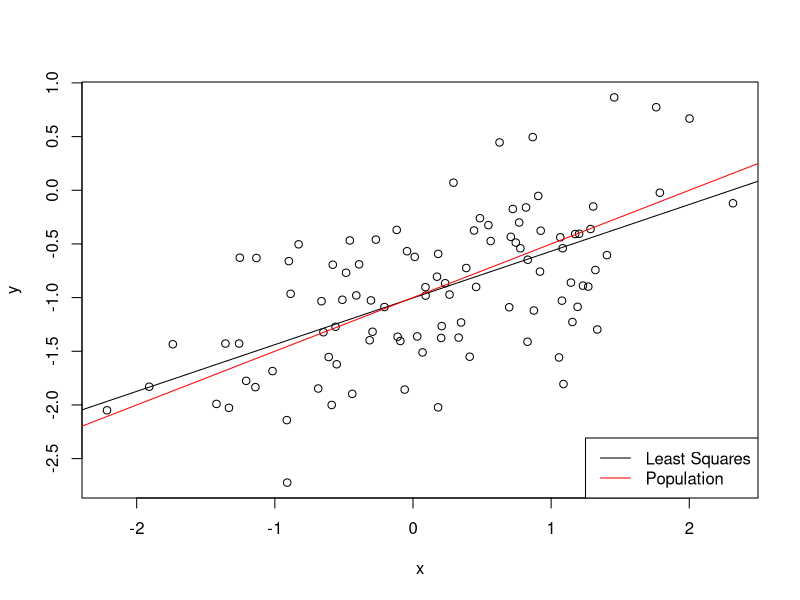
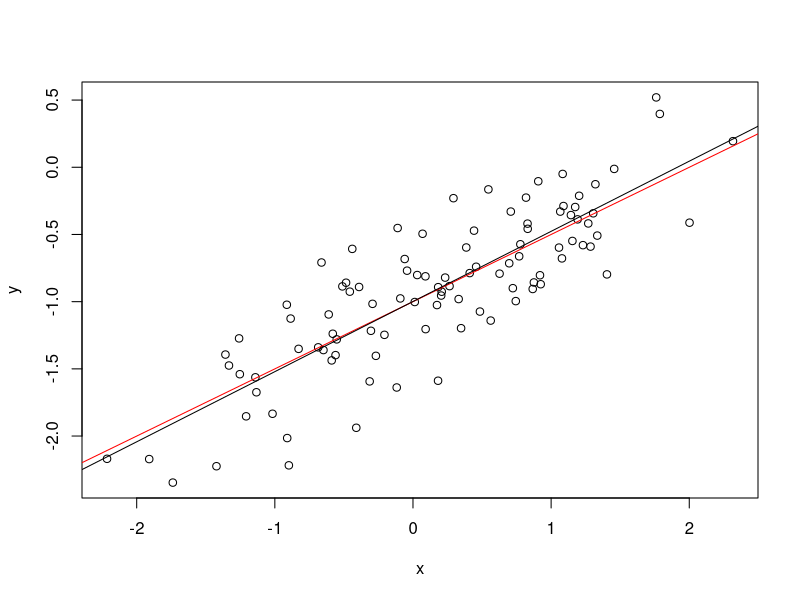
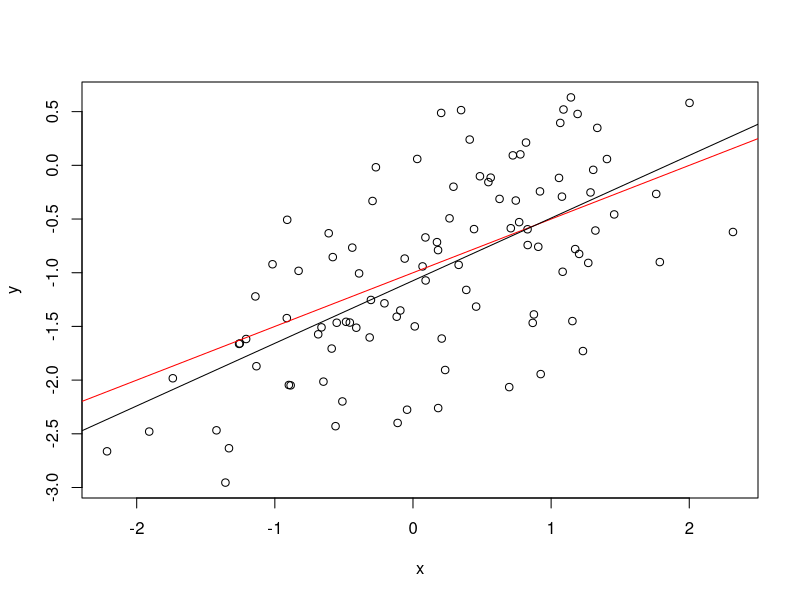
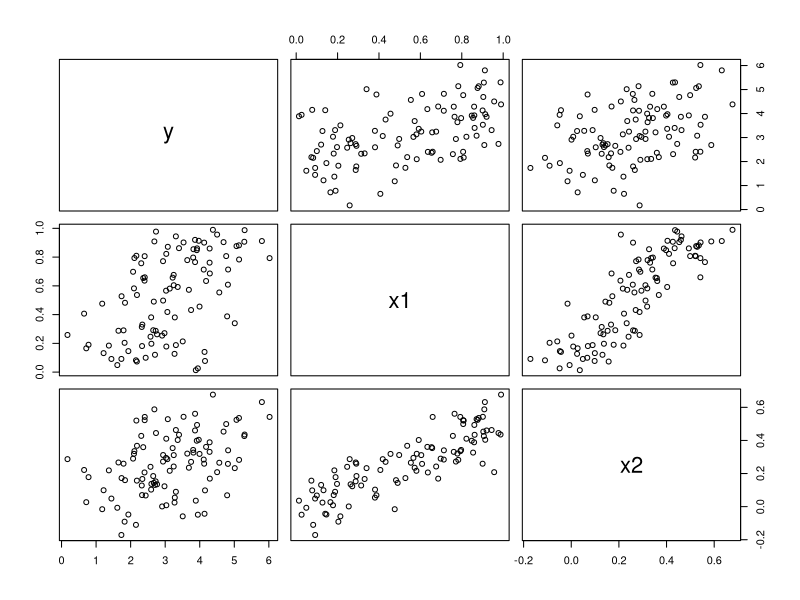
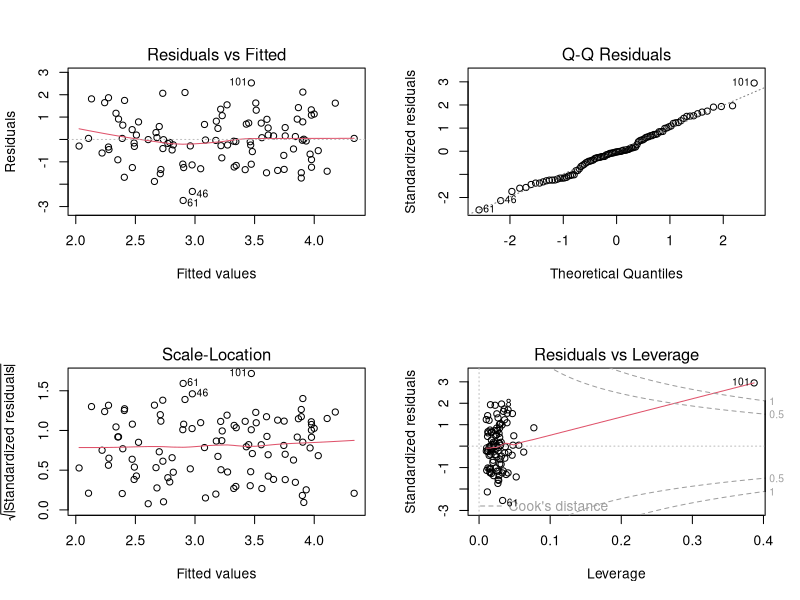
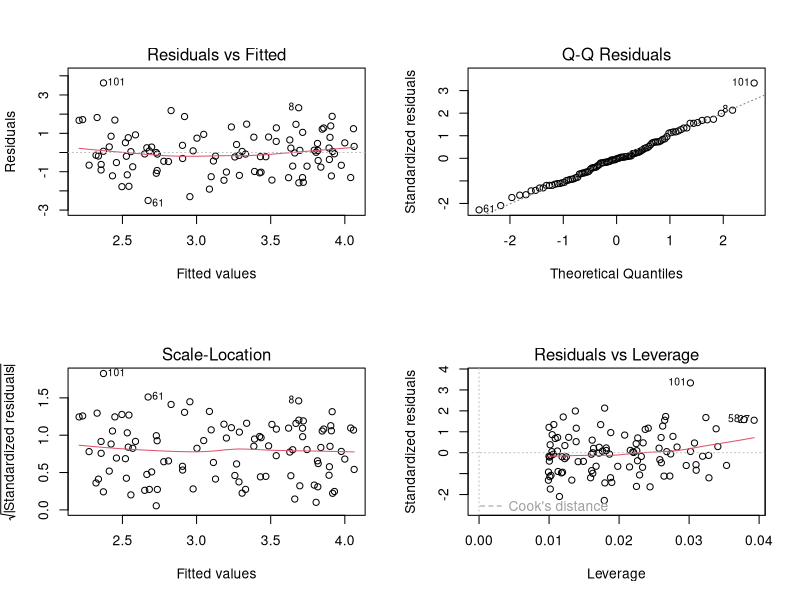
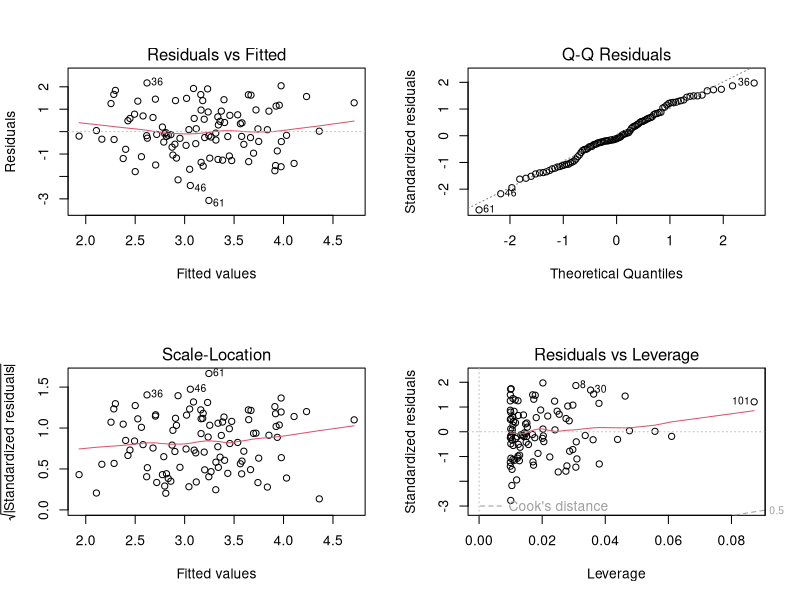
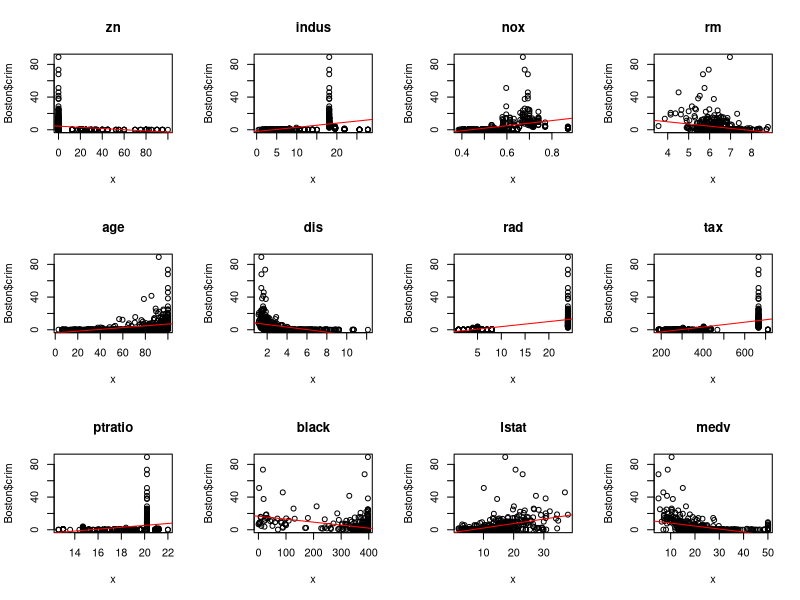

Source code (R) for these figures, in order: (Note: this script raises an error after producing the figures.)
rm(list=ls())
# Problem 1
# a). Set the random seed to 5072
set.seed(5072)

# b). Create vector x
x <- rnorm(n = 100, mean = 0, sd = 1)

# c). Create vector eps
eps <- rnorm(n = 100, mean = 0, sd = 0.5)

#     Create linear model
y <- 0.5*x - 1 + eps

# d). Display length of y
length(y)

# e). Beta is -1 and beta1 is 0.5

# f). Create a scatterplot displaying the realtionship between x and y
plot(x, y)

mean(y)
var(y)
# g). The relationship is positive, high linearity and mean of y is -0.929, the variance of y is 0.461 

# h). Fit a least squares linear 
lm1 <- lm(y~x)
coef(lm1)

# i). beta2 is -1.0029820 and beta3 is 0.4352255
#     They are almost the same with the beta0 and beta1

# j). Display the least squares line on the scatterplot
abline(lm1, lwd = 1, col = "black")
# k). Display the population line on the scatterplot
abline(a = -1, b = 0.5, lwd = 1, col = "red")
legend('bottomright', c('Least Squares', 'Population'), col = c('black', 'red'), lty = 1)

# m). Fit a polynomial regression model that predicts y using x and x^2
lm2 <- lm(y ~ x + I(x^2))
anova(lm2, lm1)

# n).
anova(lm2, lm1)$F[2]
#Because the F value of the model is 0.3277, so this model is not better than the previous one.

# o). Changing the variance 0.25 to 1 of the model
eps <- rnorm(n = 100, mean = 0, sd = 0.1^0.5)
y <- 0.5*x - 1 + eps
plot(x, y)
lm3 <- lm(y~x)
abline(a = -1, b = 0.5, lwd = 1, col = "red")
abline(lm3, lwd = 1, col = "black")

# p). Changing the variance from 0.25 to 0.5 of the model
eps <- rnorm(n = 100, mean = 0, sd = 0.5^0.5)
y <- 0.5*x - 1 + eps
plot(x, y)
lm4 <- lm(y~x)
abline(a = -1, b = 0.5, lwd = 1, col = "red")
abline(lm4, lwd = 1, col = "black")

# q).
# From my observation, the best model is the lm2, the average level is lm1, and the worst model is lm3.

# r).
# Display the 95% confidence intervals for beta0 and ??1 based on the original data set
confint(lm1, level=.95)
confint(lm3, level=.95)
confint(lm4, level=.95)
# s).
# Acording to observations, the bigger is eps's variance, the wider is the confidence interval

#Problem 2
# a). 
rm(list = ls())
set.seed (5072)
x1 = runif (100)
x2 = 0.5 * x1 + rnorm (100) /10
y = 2 + 2* x1 + 0.3* x2 + rnorm (100)

# c). beta0 is 2, beta1 is 2, and beta2 is 0.3
cor(y, x1)
cor(y, x2)
cor(x1, x2)

# d). 
pairs(data.frame(y, x1, x2))

# e).
#    The correlation between y and x1 is 0.510176
#    The correlation between y and x2 is 0.4087993
#    The correlation between x1 and x2 is 0.58442246

# f). Fit a least squares regression model
lm.fit.both <- lm(y ~ x1 + x2)
coef(lm.fit.both)
# g). The beta0 is 2.0408539, beta1 is 2.3410129, and beta2 is -0.4961621

# h). Among the three betas, beta0 and beta 1 has more significant influence on y but beta2 only has little influence on y.

# i). Yes, I can reject the null hypothesis H0.
#     Because the p-values are still pretty small.

# j). Fit a least squares regression model called lm.fit.justx1 to predict y using only x1
lm.fit.justx1 <- lm(y ~ x1)
summary(lm.fit.both)
summary(lm.fit.justx1)
# k). The model lm.fit.justx1 is better because the adjusted R-squared is bigger.
#     Yes, I can reject H0 because p-value is small.

# l). Fit a least squares regression model called lm.fit.justx2 to predict y using only x2
lm.fit.justx2 <- lm(y ~ x2)
summary(lm.fit.justx2)
# m). The model lm.fit.justx2 is worser than lm.fit.both because the adjusted R-squared is smaller.

# n). 
#   No, it is not contradicted because their R-squared values are still pretty small and their p-values are also small

# o). Add points to x1, x2 and y
x1=c(x1 , 0.1)
x2=c(x2 , 0.8)
y=c(y,6)

# p). Re-fit the linear models from f)-m) using this new data
lm.fit.both1 <- lm(y ~ x1 + x2)
summary(lm.fit.both1)
lm.fit.justx11 <- lm(y ~ x1)
summary(lm.fit.justx11)
lm.fit.justx21 <- lm(y ~ x2)
summary(lm.fit.justx21)
#     The new observation makes the model lm.just.x1 worse but makes the other two models better.

# r).
#    Set the graphics window to 2x2
par(mfrow=c(2,2))
plot(lm.fit.both1)
#    For model lm.fit.both1, we can see that the point 101 is outside of the clulster of other poionts
#    which means that the point 101 is an outliner. Also, the point 101 cook distance is greater
#    than 1, so the point 101 is both of outliner and high-leverage point.
plot(lm.fit.justx11)
#    For model lm.fit.justx11, we can see that the point 101 is outside of the clulster of other poionts
#    which means that the point 101 is an outliner. Also, the point 101 cook distance is less
#    than 1, so the point 101 is an outliner but not a high-leverage point.
plot(lm.fit.justx21)
#    For model lm.fit.justx21, we can see that the point 101 is inside of the clulster of all poionts
#    which means that the point 101 is not an outliner. Also, the point 101 cook distance is less
#    than 1, so the point 101 is neither an outliner or a high-leverage point.

#    Reset the graphics window to 1x1 
par(mfrow=c(1,1))

#Problem 3
rm(list = ls())
# a). 
library(MASS)
set.seed(5072)
ncol(Boston)
#   Build some empty vectors to save data such as beta later
singlebeta0 <- rep(0, 12)
singlebeta1 <- rep(0, 12)
fstatistic <- rep(0, 12)
pvalue <- rep(0,12)
#   Delete the column crim and column chas
Boston1 <- Boston[,-4]
Boston2 <- Boston1[,-1]
predictor <- colnames(Boston2)
# c). Change the graphics window to a 4x3 grid
par(mfrow=c(3,4))
#   Design a for loop to draw all the plots and save all beta0 and beta1
for (i in 1:ncol(Boston2)){
  x <- Boston2[, i]
  lm.fit1 <- lm(Boston$crim ~ x)
  fstatistic[i] <- summary(lm.fit1)$fstatistic[[1]]
  pvalue[i] <- anova(lm.fit1)$'Pr(>F)'[1]
  # c). Draw the plots
  plot(x = x, y = Boston$crim, main = colnames(Boston2[i]))
  abline(lm.fit1, lwd = 1, col = 'red')
  singlebeta0[i] <- coef(lm.fit1)[1]
  singlebeta1[i] <- coef(lm.fit1)[2]
}
#   Display these values in a table (one row for each predictor)
predtable1 <- data.frame(predictor, fstatistic, pvalue, singlebeta0, singlebeta1)
print (predtable1)
# b). 
#    At alpha = 0.05 level, all variables' p-value is less than 0.05, 
#    so every model has significant association between predictor and the response.

# c). Reset the graphics window to 1*1
par(mfrow=c(1,1))

# d). Use all variables to build a new model
fit.all <- lm(crim ~ ., data = Boston1)
allbeta1 <- coef(summary(fit.all))

# e). 
#    Display only those predictors which are significant at a level of alpha = 0.05
for (i in 2:13){
  if (allbeta1[,4][[i]] < 0.05){
    print (row.names(allbeta1)[i])
  }
}
#    As a result, the predictors which is significant at a level of alpha = 0.5 are: zn, nox, dis, rad, black and medv

# f). 
#    Create a plot displaying the univariate regression coefficients
plot(x = singlebeta1, y = allbeta1, xlab = 'Simple', ylab = 'Multiple')

#    Simple regression approaches are more accurate because from the plot, we can see that each variable has less
#    contribution to the model under the multiple situation. However, when it comes to simple linear model, every variable
#    seems to have greater contribution to model.

# g). For each predictor X, fit a polynomial model
fstat <- rep(0, 12)
pvalueofFstat <- rep(0, 12)
for (i in 1:ncol(Boston2)){
  x <- Boston2[, i]
  lm.fit1 <- lm(Boston$crim ~ x)
  lm.fit2 <- lm(Boston$crim ~ poly(x, 3))
  fstat[i] <- anova(lm.fit1, lm.fit2)$F[2]
  pvalueofFstat[i] <- anova(lm.fit1, lm.fit2)$'Pr(>F)'[2]
}
#     Display the table
predtable2 <- data.frame(predictor, fstat, sort(pvalueofFstat))
print (predtable2)

#     For predictors medv, dis, nox, indus, age, tax, ptratio, rm, zn, rad and lstat, each of these predictors' p-value 
#     is smaller than 0.05, so we could say that we can reject the null hypothesis for all thses predictors.
